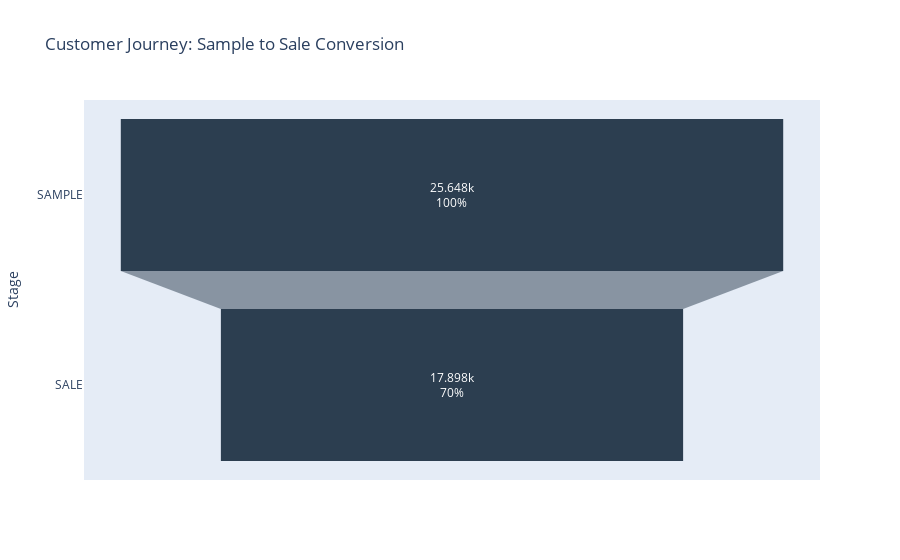

Notebook cell for this chart:
### Code cell
# Customer Journey Funnel: Sample to Sale Conversion

funnel_data = df_master.groupby('type')['trade_account_id'].nunique().reset_index()
funnel_data = funnel_data.sort_values('trade_account_id', ascending=False)

fig = px.funnel(
    funnel_data, 
    x='trade_account_id', 
    y='type',
    title='Customer Journey: Sample to Sale Conversion',
    color_discrete_sequence=['#2C3E50', '#E67E22'], 
    labels={'trade_account_id': 'Unique Customers', 'type': 'Stage'}
)

fig.update_traces(textinfo="value+percent initial")
fig.show()

### Figure 1 — Plotly figure (JSON) as saved in the notebook; plotly's stock layout.template omitted (floating-point values rounded to 4 significant figures)
{"data": [{"hovertemplate": "Unique Customers=%{x}<br>Stage=%{y}<extra></extra>", "legendgroup": "", "marker": {"color": "#2C3E50"}, "name": "", "orientation": "h", "showlegend": false, "textinfo": "value+percent initial", "type": "funnel", "x": [25648, 17898], "xaxis": "x", "y": ["SAMPLE", "SALE"], "yaxis": "y"}], "layout": {"legend": {"tracegroupgap": 0}, "title": {"text": "Customer Journey: Sample to Sale Conversion"}, "xaxis": {"anchor": "y", "domain": [0, 1], "title": {"text": "Unique Customers"}}, "yaxis": {"anchor": "x", "domain": [0, 1], "title": {"text": "Stage"}}}}
